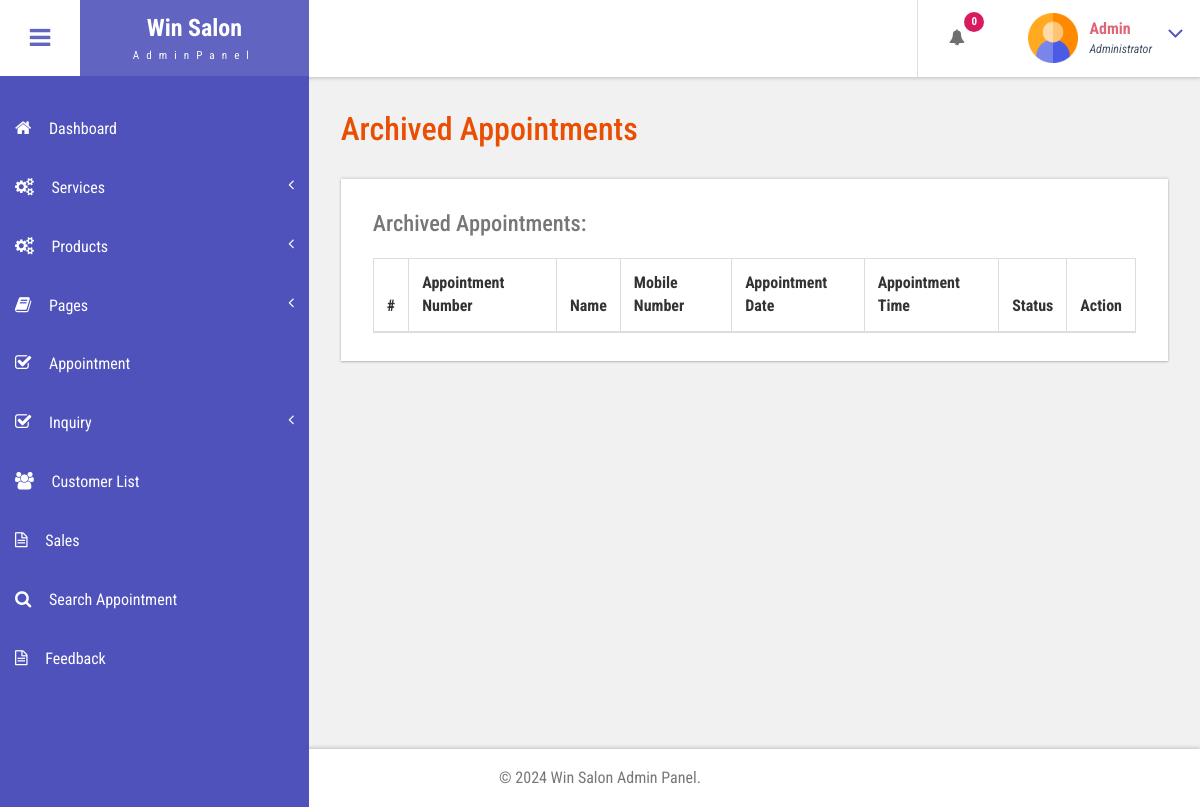
Before: /bfs/admin/archived-appointments.php (signed in) with the older database file.
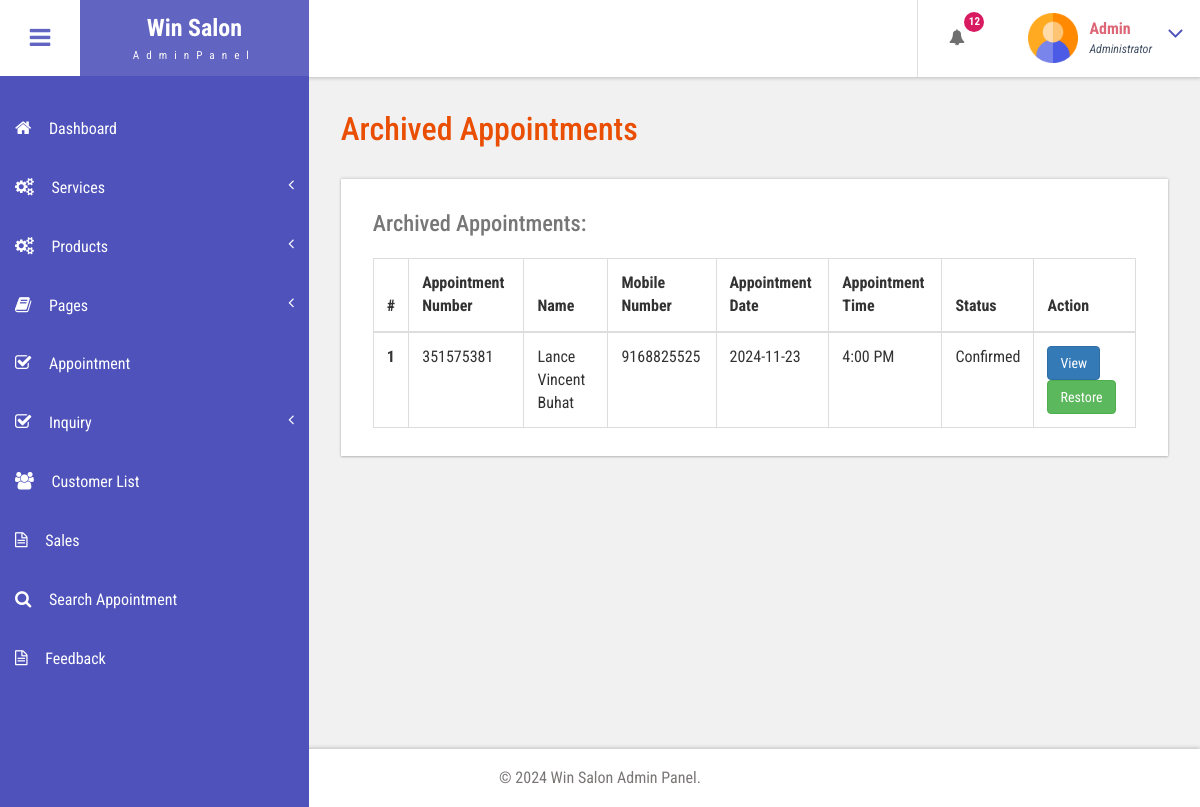
After: the same page with the newer database file.
### tables this page shows
CREATE TABLE `tblbook` (
  `ID` int(10) NOT NULL,
  `UserID` int(10) DEFAULT NULL,
  `AptNumber` int(10) DEFAULT NULL,
  `AptDate` date DEFAULT NULL,
  `AptTime` time DEFAULT NULL,
  `Service` varchar(255) NOT NULL,
  `Message` mediumtext DEFAULT NULL,
  `BookingDate` timestamp NULL DEFAULT current_timestamp(),
  `Remark` varchar(250) DEFAULT NULL,
  `Status` varchar(250) DEFAULT NULL,
  `RemarkDate` timestamp NULL DEFAULT NULL ON UPDATE current_timestamp(),
  `Service_Total_Price` decimal(10,2) DEFAULT 0.00,
  `deleted_at` datetime DEFAULT NULL
);

CREATE TABLE `tbluser` (
  `ID` int(10) NOT NULL,
  `FirstName` varchar(120) DEFAULT NULL,
  `LastName` varchar(250) DEFAULT NULL,
  `MobileNumber` bigint(10) DEFAULT NULL,
  `Email` varchar(120) DEFAULT NULL,
  `Password` varchar(120) DEFAULT NULL,
  `account_activation_hash` varchar(64) DEFAULT NULL,
  `RegDate` timestamp NULL DEFAULT current_timestamp()
);

### bfs/admin/archived-appointments.php (the view, shortened to what the changed rows need)
<?php
include('includes/dbconnection.php');
if (strlen($_SESSION['bpmsaid'] == 0)) {
    header('location:logout.php');
} else {
?>
<!DOCTYPE HTML>
<html>
<head>
    <link href="css/bootstrap.css" rel='stylesheet' type='text/css' />
    <link href="css/style.css" rel='stylesheet' type='text/css' />
    <link href="css/font-awesome.css" rel="stylesheet">
    <link href="css/animate.css" rel="stylesheet" type="text/css" media="all">
    <link href="css/custom.css" rel="stylesheet">
</head>
<body class="cbp-spmenu-push">
    <div class="main-content">
        <?php include_once('includes/sidebar.php'); ?>
        <?php include_once('includes/header.php'); ?>
        <div id="page-wrapper">
            <div class="main-page">
                <div class="tables">
                    <h3 class="title1">Archived Appointments</h3>
                    <div class="table-responsive bs-example widget-shadow">
                        <h4>Archived Appointments:</h4>
                        <table class="table table-bordered">
                            <thead>
                                <tr>
                                    <th>#</th>
                                    <th>Appointment Number</th>
                                    <th>Name</th>
                                    <th>Mobile Number</th>
                                    <th>Appointment Date</th>
                                    <th>Appointment Time</th>
                                    <th>Status</th>
                                    <th>Action</th>
                                </tr>
                            </thead>
                            <tbody>
                            <?php
                            $ret = mysqli_query($con, "SELECT tbluser.FirstName, tbluser.LastName, tbluser.Email, tbluser.MobileNumber, tblbook.ID as bid, tblbook.AptNumber, tblbook.AptDate, tblbook.AptTime, tblbook.Message, tblbook.BookingDate, tblbook.Status
                                                       FROM tblbook
                                                       JOIN tbluser ON tbluser.ID = tblbook.UserID
                                                       WHERE tblbook.deleted_at IS NOT NULL
                                                       AND tblbook.deleted_at >= NOW() - INTERVAL 30 DAY
                                                       ORDER BY tblbook.BookingDate DESC, tblbook.ID DESC");
                            $cnt = 1;
                            while ($row = mysqli_fetch_array($ret)) {
                            ?>
                            <tr>
                                <th scope="row"><?php echo $cnt; ?></th>
                                <td><?php echo $row['AptNumber']; ?></td>
                                <td><?php echo $row['FirstName'] . " " . $row['LastName']; ?></td>
                                <td><?php echo $row['MobileNumber']; ?></td>
                                <td><?php echo $row['AptDate']; ?></td>
                                <td><?php echo date("g:i A", strtotime($row['AptTime'])); ?></td>
                                <td><?php echo $row['Status'] ? $row['Status'] : "Not Updated Yet"; ?></td>
                                <td>
                                    <a href="view-appointment.php?viewid=<?php echo $row['bid']; ?>" class="btn btn-primary">View</a>
                                    <a href="archived-appointments.php?restoreid=<?php echo $row['bid']; ?>" class="btn btn-success" onClick="return confirm('Are you sure you want to restore this appointment?')">Restore</a>
                                </td>
                            </tr>
                            <?php
                            $cnt++;
                            } ?>
                            </tbody>
                        </table>
                    </div>
                </div>
            </div>
        </div>
        <?php include_once('includes/footer.php'); ?>
    </div>
</body>
</html>
<?php } ?>

### bfs/admin/includes/header.php (shortened to what the changed rows need)
<div class="sticky-header header-section ">
      <div class="header-left">
        <button id="showLeftPush"><i class="fa fa-bars"></i></button>
        <div class="logo">
          <a href="index.html">
            <h1>Win Salon</h1>
            <span>AdminPanel</span>
          </a>
        </div>
      </div>
      <div class="header-right">
        <div class="profile_details_left">
          <ul class="nofitications-dropdown">
            <?php
            $ret1 = mysqli_query($con, "SELECT tbluser.FirstName, tbluser.LastName, tblbook.ID as bid, tblbook.AptNumber
                            FROM tblbook
                            JOIN tbluser ON tbluser.ID = tblbook.UserID
                            WHERE tblbook.Status IS NULL
                            ORDER BY tblbook.ID DESC");
            $num = mysqli_num_rows($ret1);
            ?>
            <li class="dropdown head-dpdn">
              <a href="#" class="dropdown-toggle" data-toggle="dropdown" aria-expanded="false"><i class="fa fa-bell"></i><span class="badge blue"><?php echo $num;?></span></a>
            </li>
          </ul>
          <div class="clearfix"> </div>
        </div>
        <div class="profile_details">
        <?php
$adid=$_SESSION['bpmsaid'];
$ret=mysqli_query($con,"select AdminName from tbladmin where ID='$adid'");
$row=mysqli_fetch_array($ret);
$name=$row['AdminName'];
?>
          <ul>
            <li class="dropdown profile_details_drop">
              <a href="#" class="dropdown-toggle" data-toggle="dropdown" aria-expanded="false">
                <div class="profile_img">
                  <span class="prfil-img"><img src="images/admin.png" alt="" width="50" height="50"> </span>
                  <div class="user-name">
                    <p><?php echo $name; ?></p>
                    <span>Administrator</span>
                  </div>
                  <i class="fa fa-angle-down lnr"></i>
                  <div class="clearfix"></div>
                </div>
              </a>
            </li>
          </ul>
        </div>
      </div>
      <div class="clearfix"> </div>
    </div>

Changed rows visible on the page:
now on this page (row edited): tblbook: AptNumber "351575381", UserID.FirstName "Lance Vincent", UserID.LastName "Buhat", UserID.MobileNumber "9168825525", AptDate "2024-11-23", AptTime "4:00 PM", Status "Confirmed"
Other visible differences:
$num: "0" → "12"
